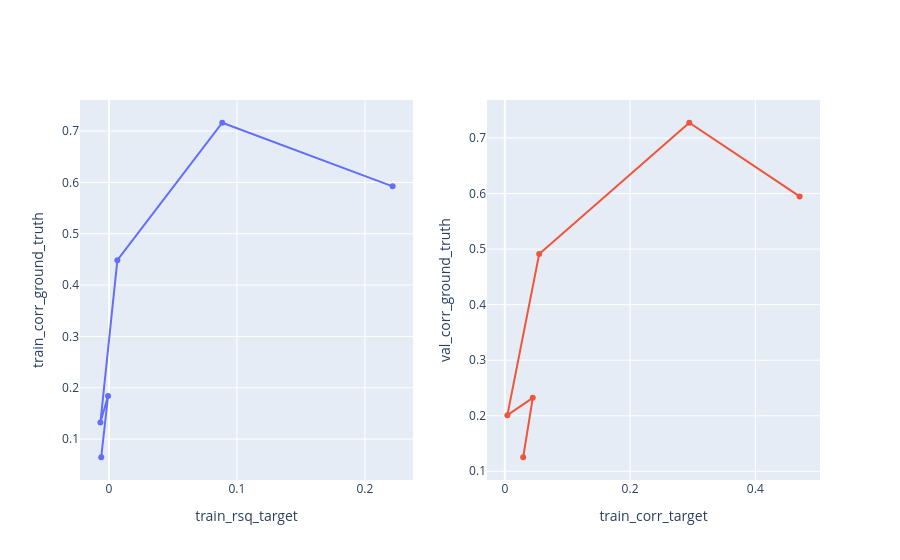

Write notebook code for a chart like this one.
### Code cell
analysis.xy_plots([
    (
        rsq_expr(split="train", y="target"),
        corr_expr(split="train", y="ground_truth"),
        True,
    ),
    (
        corr_expr(split="train", y="target"),
        corr_expr(split="val", y="ground_truth"),
        True,
    ),
])

### Figure 1 — Plotly figure (JSON) as saved in the notebook; plotly's stock layout.template omitted (floating-point values rounded to 4 significant figures)
{"data": [{"customdata": [[0.014, 1, "corr_0.014"], [0.029, 12, "corr_0.029"], [0.033, 0, "corr_0.033"], [0.106, 18, "corr_0.106"], [0.389, 18, "corr_0.389"], [0.79, 2, "corr_0.790"]], "hovertemplate": "train_rsq_target: %{x}<br>train_corr_ground_truth: %{y}<br>dataset corr: %{customdata[0]}<br>epoch: %{customdata[1]}<extra>%{customdata[2]}</extra>", "mode": "lines+markers", "name": "train_rsq_target vs train_corr_ground_truth", "showlegend": false, "type": "scatter", "x": [-0.006043, -0.0007162, -0.006687, 0.00658, 0.08855, 0.2216], "xaxis": "x", "y": [0.06467, 0.1839, 0.1322, 0.4486, 0.7162, 0.5923], "yaxis": "y"}, {"customdata": [[0.014, 4, "corr_0.014"], [0.029, 5, "corr_0.029"], [0.033, 0, "corr_0.033"], [0.106, 2, "corr_0.106"], [0.389, 19, "corr_0.389"], [0.79, 2, "corr_0.790"]], "hovertemplate": "train_corr_target: %{x}<br>val_corr_ground_truth: %{y}<br>dataset corr: %{customdata[0]}<br>epoch: %{customdata[1]}<extra>%{customdata[2]}</extra>", "mode": "lines+markers", "name": "train_corr_target vs val_corr_ground_truth", "showlegend": false, "type": "scatter", "x": [0.0293, 0.04458, 0.004076, 0.05485, 0.2946, 0.4708], "xaxis": "x2", "y": [0.1253, 0.2322, 0.201, 0.4912, 0.7275, 0.5949], "yaxis": "y2"}], "layout": {"xaxis": {"anchor": "y", "domain": [0, 0.45], "title": {"text": "train_rsq_target"}}, "xaxis2": {"anchor": "y2", "domain": [0.55, 1], "title": {"text": "train_corr_target"}}, "yaxis": {"anchor": "x", "domain": [0, 1], "title": {"text": "train_corr_ground_truth"}}, "yaxis2": {"anchor": "x2", "domain": [0, 1], "title": {"text": "val_corr_ground_truth"}}}}
